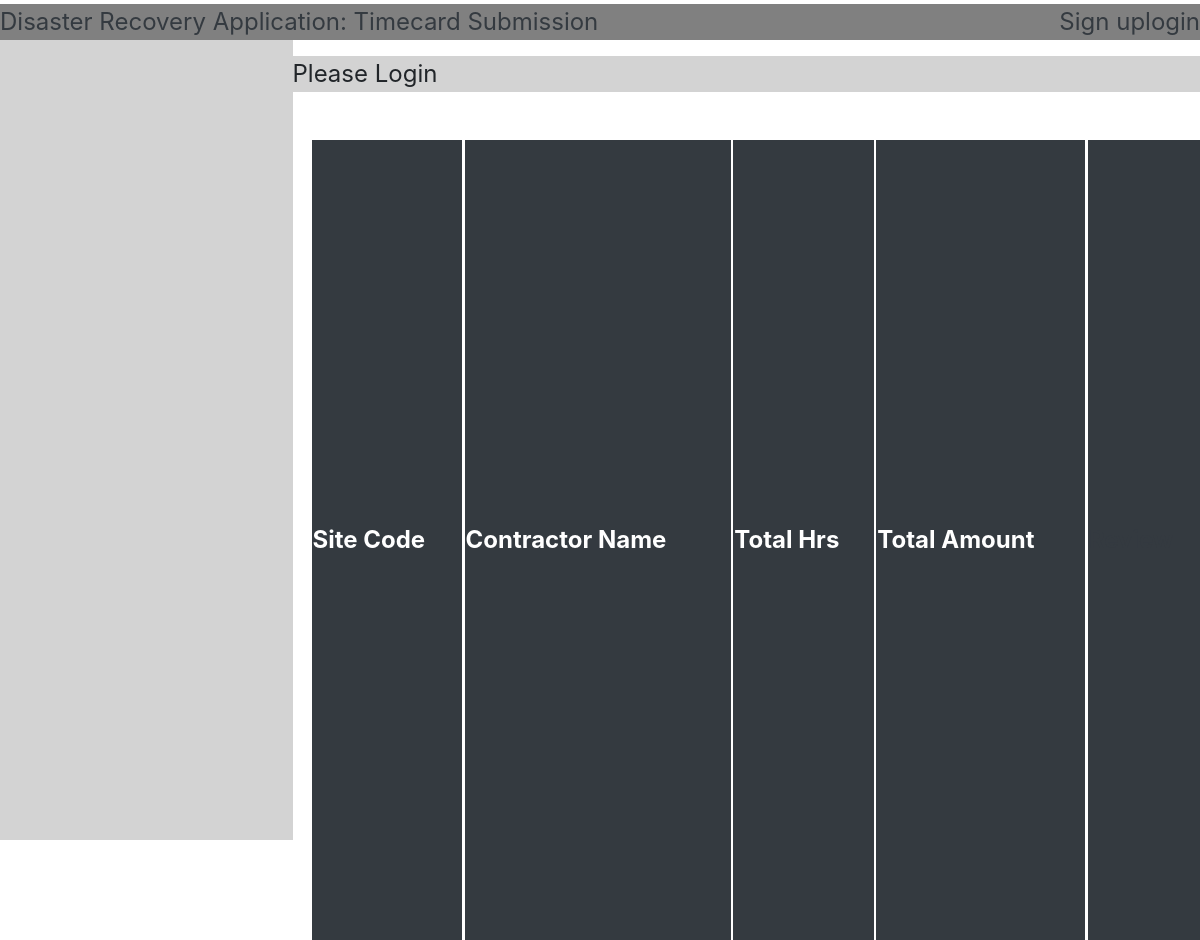
Page /timeclock/timecard/ on the earlier database version.
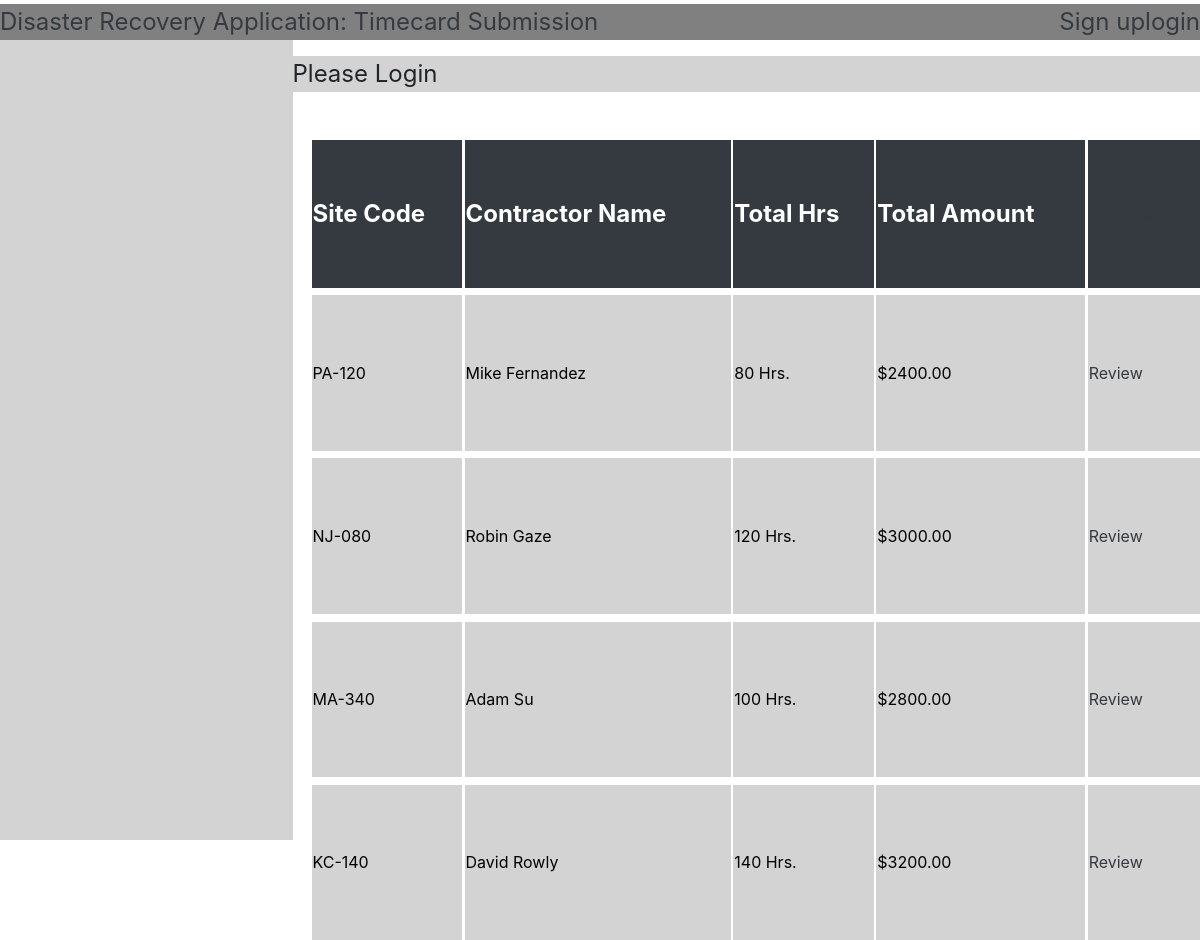
Same page on the later database version.
### TimeClock/models.py (models this page shows, shortened)
class Timecard(models.Model):
    siteCode = models.TextField()
    contractorName = models.TextField()
    totalHours = models.IntegerField()
    totalAmount = models.IntegerField()

### TimeClock/views.py (the view)
# urls.py: path('timecard/',TimecardView.as_view(),name='Timecard'),
class TimecardView(ListView):
    model = Timecard
    template_name = 'timecard.html'
    def get_context_data(self, **kwargs):
        context= super().get_context_data(**kwargs)
        context['now'] = timezone.now()
        return context

### TimeClock/templates/timecard.html (shortened to what this page needs)
{% extends 'index.html' %}
{% block title %}{% if user.username %}Timesheet Approval{% else %} Please Login {% endif %}{% endblock %}
{% block content %}
<table style='width:100%'>
    <tr class='bg-dark text-white' style='font-size:x-large'>
        <th>Site Code</th>
        <th class='bg-white'></th>
        <th>Contractor Name</th>
        <th class='bg-white'></th>
        <th>Total Hrs</th>
        <th class='bg-white'></th>
        <th>Total Amount</th>
        <th class='bg-white'></th>
        <th class='text-dark'>Review</th>
    </tr>
    {% for Timecard in object_list %}
    <tr><td class='bg-white'></td></tr>
    <tr style='color:black;background:lightgray'>
        <td class='py-2'>{{Timecard.siteCode}}</td>
        <td class='bg-white'></td>
        <td>{{Timecard.contractorName}}</td>
        <td class='bg-white'></td>
        <td>{{Timecard.totalHours}} Hrs.</td>
        <td class='bg-white'></td>
        <td>${{Timecard.totalAmount}}.00</td>
        <td class='bg-white'></td>
        <td><a class='text-dark' href='#'>Review</a></td>
    </tr>
    {% endfor %}
</table>
{% endblock %}

### TimeClock/templates/index.html (shortened to what this page needs)
<!DOCTYPE html>
<html lang="en">
{% load staticfiles %}
<head>
<link rel="stylesheet" href="https://cdnjs.cloudflare.com/ajax/libs/twitter-bootstrap/4.3.1/css/bootstrap.min.css">
<link rel="stylesheet" href="https://cdnjs.cloudflare.com/ajax/libs/font-awesome/5.10.0-11/css/all.min.css">
</head>
<body>
    <div class="row">
        <div class="col-sm-12 text-dark mt-1" style="font-size:x-large;background:gray;">Disaster Recovery Application: Timecard Submission {% if user.username %} <p style='float:right'><a class='text-dark' href="/logout?next=/">{{user.username}}</a></p> {% else %} <a href='/login' class='text-dark' style="float:right;">login</a> <a href='/timeclock/register' class='text-dark' style="float:right;">Sign up</a> {% endif %} </div>
    </div>
    <div class="row container1">
        <div class="col-lg-3" style='background:lightgray'>
        </div>
        <div class="col-lg-9">
            <div class="row mt-3 mb-5" style='font-size:x-large;background:lightgray;'>{% block title %} {% endblock %}</div>
            <div class="row mt-5 mx-1" style='width:100%;height: 100%' >{% block content %}{% endblock %}</div><div id = 'test'></div>
        </div>
    </div>
</body>
</html>

### TimeClock/templates/index.html (style rules this page uses)
html,body { height:100%; margin:0px; }
.container1 { height: 100%; }

Differences in the rows shown:
added Timecard: siteCode "PA-120", contractorName "Mike Fernandez", totalHours "80", totalAmount "2400"
added Timecard: siteCode "NJ-080", contractorName "Robin Gaze", totalHours "120", totalAmount "3000"
added Timecard: siteCode "MA-340", contractorName "Adam Su", totalHours "100", totalAmount "2800"
added Timecard: siteCode "KC-140", contractorName "David Rowly", totalHours "140", totalAmount "3200"
